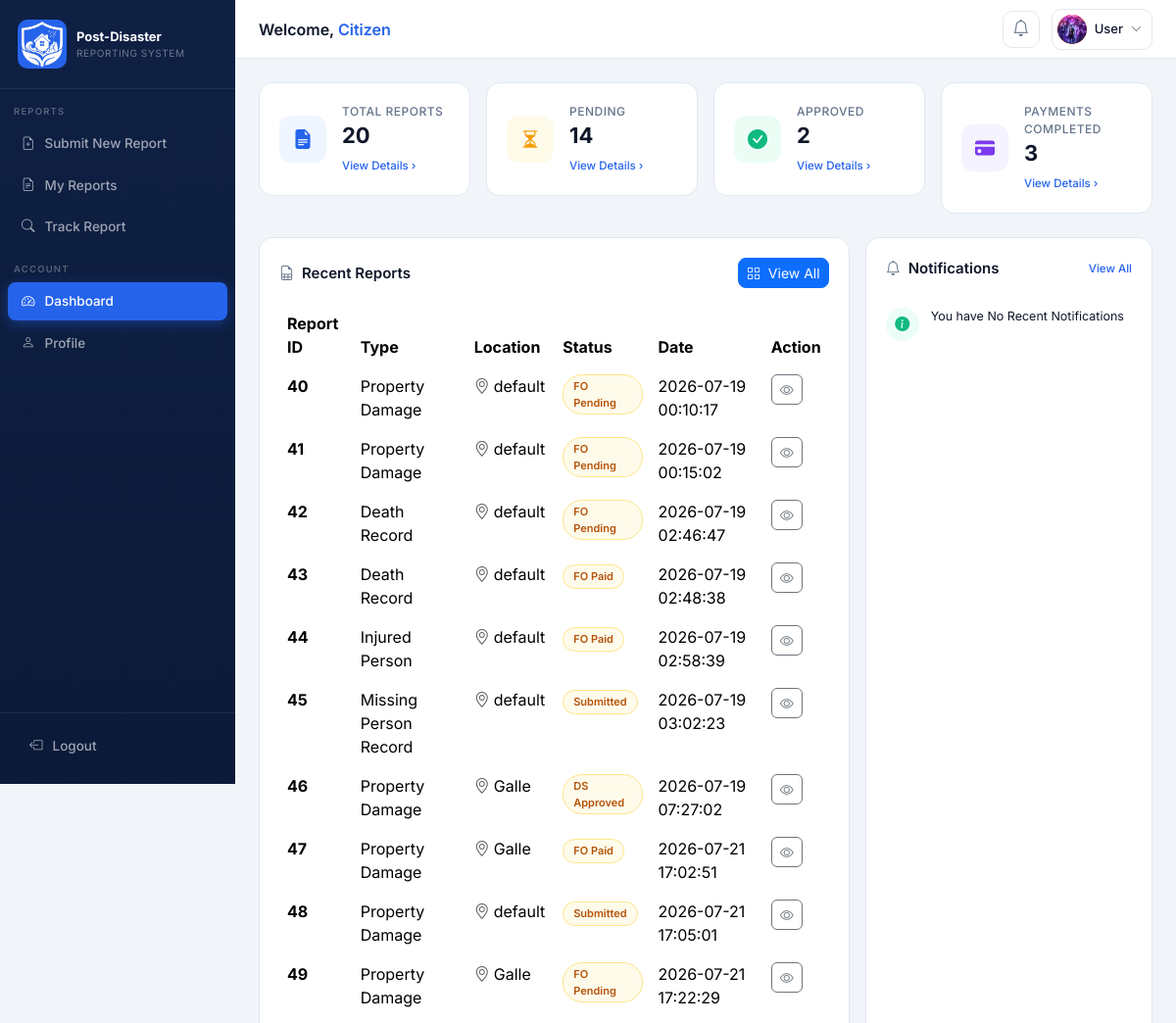
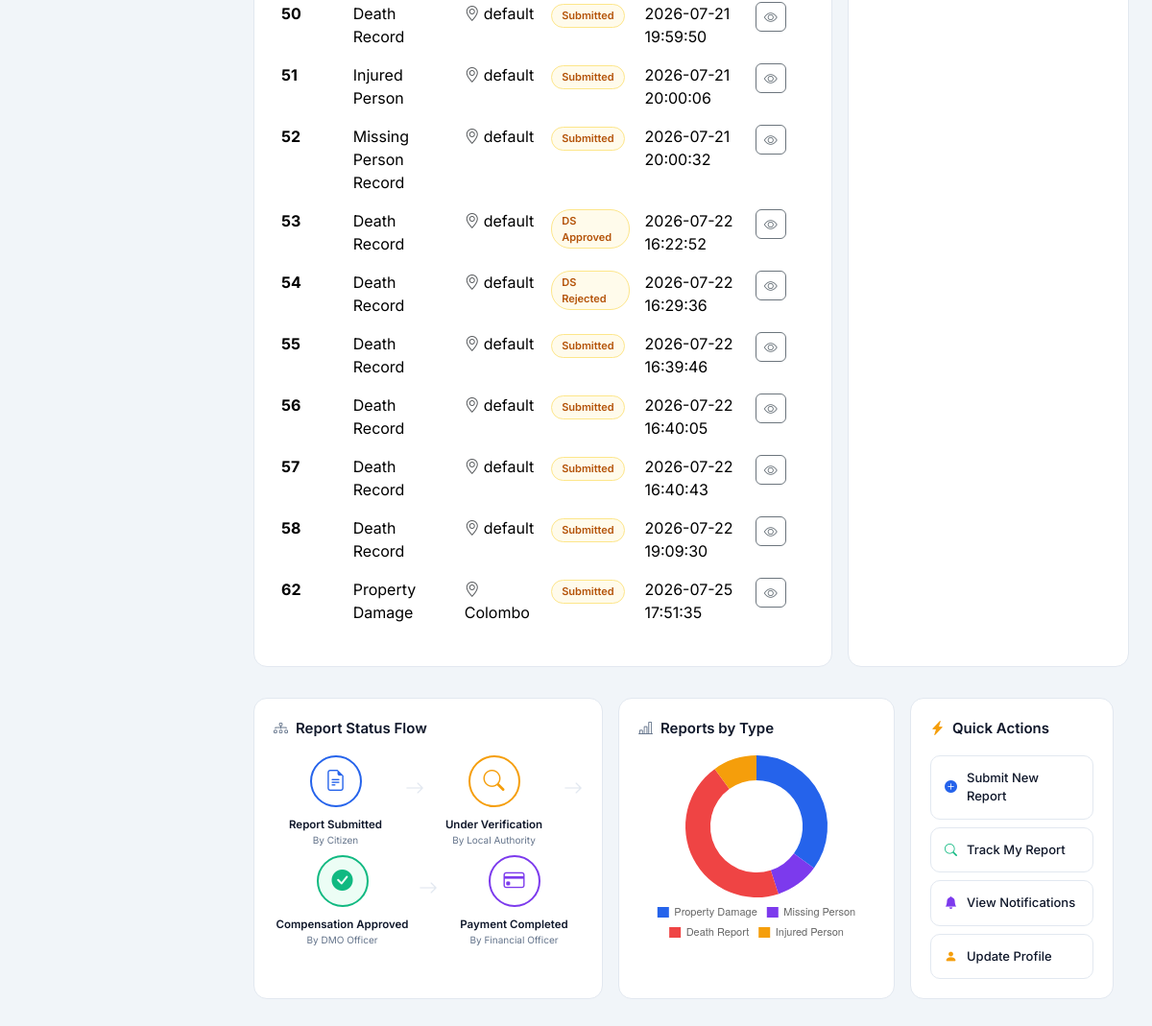
The page /citizen/CitizendashboardForm.php (signed in) on the database its author committed (2 pictures, top to bottom).
### tables this page shows
CREATE TABLE `users` (
  `User_ID` int(11) NOT NULL,
  `Username` varchar(50) NOT NULL,
  `Password` varchar(255) NOT NULL,
  `Full_Name` varchar(100) NOT NULL,
  `Gender` enum('Male','Female','Other') DEFAULT NULL,
  `NIC` varchar(20) NOT NULL,
  `Email` varchar(100) NOT NULL,
  `Phone_Number` varchar(20) DEFAULT NULL,
  `Address` varchar(255) DEFAULT NULL,
  `Role_ID` int(11) NOT NULL,
  `User_Status` enum('Active','Banned') NOT NULL DEFAULT 'Active',
  `Created_Date` datetime NOT NULL DEFAULT current_timestamp(),
  `Profile_Picture` varchar(255) NOT NULL DEFAULT 'Default.png'
);

CREATE TABLE `disaster_report` (
  `Report_ID` int(11) NOT NULL,
  `User_ID` int(11) NOT NULL,
  `Disaster_Type_ID` int(11) NOT NULL,
  `Report_Type` varchar(50) NOT NULL,
  `Report_Status` enum('Submitted','LAO Approved','LAO Pending','LAO Rejected','DMO Approved','DMO Pending','DMO Rejected','DS Approved','DS Pending','DS Rejected','FO Paid','FO Pending','FO Rejected') NOT NULL DEFAULT 'Submitted',
  `District` varchar(50) NOT NULL,
  `DS_ID` int(11) DEFAULT NULL,
  `Street_Address` text NOT NULL,
  `Description` text DEFAULT NULL,
  `Report_Date` datetime NOT NULL DEFAULT current_timestamp()
);

### citizen/CitizendashboardForm.php (the view, shortened to what the rows shown need)
<?php
    include 'Citizendashboard.php';
?>
<!DOCTYPE html>
<html lang="en">
<head>
  <link href="https://cdnjs.cloudflare.com/ajax/libs/bootstrap/5.3.3/css/bootstrap.min.css" rel="stylesheet" />
  <link href="https://cdnjs.cloudflare.com/ajax/libs/bootstrap-icons/1.11.3/font/bootstrap-icons.min.css" rel="stylesheet"/>
  <link href="https://cdnjs.cloudflare.com/ajax/libs/datatables/1.10.21/css/jquery.dataTables.min.css" rel="stylesheet" />
  <link href="../style.css" rel="stylesheet">
</head>
<body>
<header id="topbar">
    <div class="user-pill" onclick="window.location.href='CitizenProfileForm.php';">
        <div class="user-avatar admin-avatar">
            <?php if (!empty($profilePicFile)): ?>
                <img src="../uploads/Profile_Pic/<?php echo htmlspecialchars($profilePicFile); ?>" alt="" style="width:100%;height:100%;object-fit:cover;border-radius:50%;">
            <?php else: ?>
                <i class="bi bi-person-fill"></i>
            <?php endif; ?>
        </div>
    </div>
</header>
<main id="main">
  <div class="row g-3 mb-4">
    <div class="col-lg-8">
      <div class="panel h-100">
        <div class="table-responsive">
          <table id="reports-table" class="table table-borderless" style="width:100%">
            <thead>
              <tr>
                <th>Report ID</th>
                <th>Type</th>
                <th>Location</th>
                <th>Status</th>
                <th>Date</th>
                <th>Action</th>
              </tr>
            </thead>
            <tbody>
            <?php if ($tableResult && mysqli_num_rows($tableResult) > 0): ?>
                <?php while ($row = mysqli_fetch_assoc($tableResult)): ?>
                <tr>
                    <td><strong><?php echo htmlspecialchars($row['Report_ID']); ?></strong></td>
                    <td><?php echo htmlspecialchars($row['Report_Type']); ?></td>
                    <td><i class="bi bi-geo-alt text-muted me-1"></i><?php echo htmlspecialchars($row['District']); ?></td>
                    <td>
                      <span class="badge-status badge-pending">
                        <?php echo htmlspecialchars($row['Report_Status']); ?>
                      </span>
                    </td>
                    <td><?php echo htmlspecialchars($row['Report_Date']); ?></td>
                    <td>
                      <button class="btn btn-sm btn-outline-secondary rounded-2"
                        onclick="viewReport
                        (
                        '<?php echo htmlspecialchars($row['Report_ID']) ?>,',
                        '<?php echo htmlspecialchars($row['Report_Type']) ?>,',
                        '<?php echo htmlspecialchars($row['District']) ?>,',
                        '<?php echo htmlspecialchars($row['Report_Status']) ?>,',
                        '<?php echo htmlspecialchars($row['Report_Date']) ?>,',
                        )">
                        <i class="bi bi-eye"></i>
                      </button>
                    </td>
                </tr>
                <?php endwhile; ?>
            <?php else: ?>
                <tr>
                    <td colspan="6" class="text-center text-muted">No reports found.</td>
                </tr>
            <?php endif; ?>
            </tbody>
          </table>
        </div>
      </div>
    </div>
</main>
<script>
    document.addEventListener('DOMContentLoaded', function() {
        if (typeof animateCounter === 'function') {
            animateCounter('stat-total', <?php echo (int)$totReportCount; ?>);
            animateCounter('stat-pending', <?php echo (int)$pendigReportCount; ?>);
            animateCounter('stat-approved', <?php echo (int)$approvedReportCount; ?>);
            animateCounter('stat-payment', <?php echo (int)$pCompletedReportCount; ?>);
        }
        const chartLabels = ['Property Damage', 'Missing Person', 'Death Report', 'Injured Person'];
        const chartData = [
            <?php echo (int)$prDmgReportCount; ?>,
            <?php echo (int)$missingReportCount; ?>,
            <?php echo (int)$deathReportCount; ?>,
            <?php echo (int)$injReportCount; ?>
        ];
        if (typeof renderReportChart === 'function') {
            renderReportChart(chartLabels, chartData);
        }
    });
</script>
</body>
</html>

### rows shown on the page
users: Profile_Picture (picture)
disaster_report: Report_ID "40", Report_Type "Property Damage", District "default", Report_Status "FO Pending", Report_Date "2026-07-19 00:10:17"
disaster_report: Report_ID "41", Report_Type "Property Damage", District "default", Report_Status "FO Pending", Report_Date "2026-07-19 00:15:02"
disaster_report: Report_ID "42", Report_Type "Death Record", District "default", Report_Status "FO Pending", Report_Date "2026-07-19 02:46:47"
disaster_report: Report_ID "43", Report_Type "Death Record", District "default", Report_Status "FO Paid", Report_Date "2026-07-19 02:48:38"
disaster_report: Report_ID "44", Report_Type "Injured Person", District "default", Report_Status "FO Paid", Report_Date "2026-07-19 02:58:39"
disaster_report: Report_ID "45", Report_Type "Missing Person Record", District "default", Report_Status "Submitted", Report_Date "2026-07-19 03:02:23"
disaster_report: Report_ID "46", Report_Type "Property Damage", District "Galle", Report_Status "DS Approved", Report_Date "2026-07-19 07:27:02"
disaster_report: Report_ID "47", Report_Type "Property Damage", District "Galle", Report_Status "FO Paid", Report_Date "2026-07-21 17:02:51"
disaster_report: Report_ID "48", Report_Type "Property Damage", District "default", Report_Status "Submitted", Report_Date "2026-07-21 17:05:01"
disaster_report: Report_ID "49", Report_Type "Property Damage", District "Galle", Report_Status "FO Pending", Report_Date "2026-07-21 17:22:29"
disaster_report: Report_ID "50", Report_Type "Death Record", District "default", Report_Status "Submitted", Report_Date "2026-07-21 19:59:50"
disaster_report: Report_ID "51", Report_Type "Injured Person", District "default", Report_Status "Submitted", Report_Date "2026-07-21 20:00:06"
disaster_report: Report_ID "52", Report_Type "Missing Person Record", District "default", Report_Status "Submitted", Report_Date "2026-07-21 20:00:32"
disaster_report: Report_ID "53", Report_Type "Death Record", District "default", Report_Status "DS Approved", Report_Date "2026-07-22 16:22:52"
disaster_report: Report_ID "54", Report_Type "Death Record", District "default", Report_Status "DS Rejected", Report_Date "2026-07-22 16:29:36"
disaster_report: Report_ID "55", Report_Type "Death Record", District "default", Report_Status "Submitted", Report_Date "2026-07-22 16:39:46"
disaster_report: Report_ID "56", Report_Type "Death Record", District "default", Report_Status "Submitted", Report_Date "2026-07-22 16:40:05"
disaster_report: Report_ID "57", Report_Type "Death Record", District "default", Report_Status "Submitted", Report_Date "2026-07-22 16:40:43"
disaster_report: Report_ID "58", Report_Type "Death Record", District "default", Report_Status "Submitted", Report_Date "2026-07-22 19:09:30"
disaster_report: Report_ID "62", Report_Type "Property Damage", District "Colombo", Report_Status "Submitted", Report_Date "2026-07-25 17:51:35"
